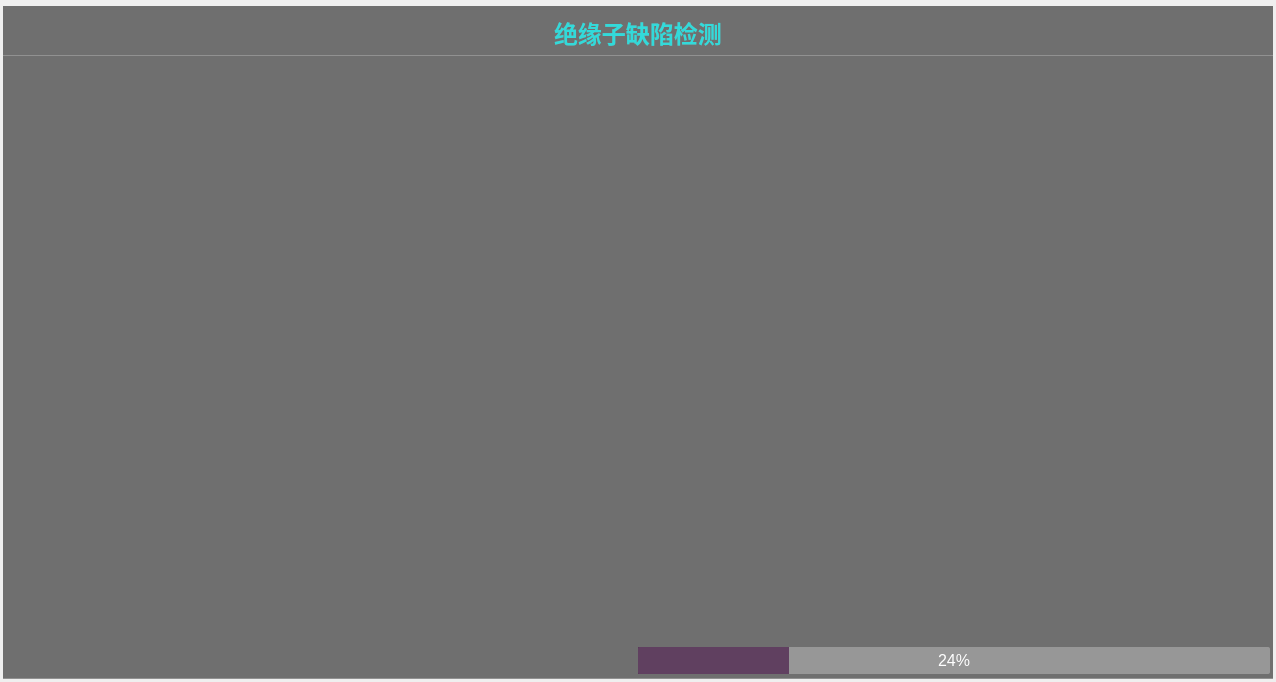
<?xml version="1.0" encoding="UTF-8"?>
<ui version="4.0">
 <class>MainWindow</class>
 <widget class="QMainWindow" name="MainWindow">
  <property name="geometry">
   <rect>
    <x>0</x>
    <y>0</y>
    <width>1276</width>
    <height>682</height>
   </rect>
  </property>
  <property name="windowTitle">
   <string>MainWindow</string>
  </property>
  <widget class="QWidget" name="centralwidget">
   <layout class="QVBoxLayout" name="verticalLayout">
    <property name="spacing">
     <number>0</number>
    </property>
    <property name="leftMargin">
     <number>0</number>
    </property>
    <property name="topMargin">
     <number>0</number>
    </property>
    <property name="rightMargin">
     <number>0</number>
    </property>
    <property name="bottomMargin">
     <number>0</number>
    </property>
    <item>
     <widget class="QGroupBox" name="groupBox">
      <property name="styleSheet">
       <string notr="true">#groupBox{border-image:url(:/image/images/background.jpg);
border: 0px solid #42adff;
border-radius:5px;}</string>
      </property>
      <property name="title">
       <string/>
      </property>
      <layout class="QVBoxLayout" name="verticalLayout_2">
       <property name="spacing">
        <number>0</number>
       </property>
       <property name="leftMargin">
        <number>0</number>
       </property>
       <property name="topMargin">
        <number>0</number>
       </property>
       <property name="rightMargin">
        <number>0</number>
       </property>
       <property name="bottomMargin">
        <number>0</number>
       </property>
       <item>
        <widget class="QGroupBox" name="groupBox_3">
         <property name="minimumSize">
          <size>
           <width>0</width>
           <height>50</height>
          </size>
         </property>
         <property name="maximumSize">
          <size>
           <width>16777215</width>
           <height>50</height>
          </size>
         </property>
         <property name="styleSheet">
          <string notr="true">#groupBox_3{
background-color: rgba(75, 75, 75, 200);
border: 0px solid #42adff;
border-left: 0px solid rgba(29, 83, 185, 255);
border-right: 0px solid rgba(29, 83, 185, 255);
border-bottom: 1px solid rgba(200, 200, 200,100);
;
border-radius:0px;}</string>
         </property>
         <property name="title">
          <string/>
         </property>
         <layout class="QHBoxLayout" name="horizontalLayout_2">
          <property name="spacing">
           <number>0</number>
          </property>
          <property name="leftMargin">
           <number>0</number>
          </property>
          <property name="topMargin">
           <number>0</number>
          </property>
          <property name="rightMargin">
           <number>0</number>
          </property>
          <property name="bottomMargin">
           <number>0</number>
          </property>
          <item>
           <spacer name="horizontalSpacer">
            <property name="orientation">
             <enum>Qt::Horizontal</enum>
            </property>
            <property name="sizeHint" stdset="0">
             <size>
              <width>40</width>
              <height>20</height>
             </size>
            </property>
           </spacer>
          </item>
          <item>
           <widget class="QLabel" name="label">
            <property name="styleSheet">
             <string notr="true">QLabel
{
	font-size: 24px;
	font-family: &quot;Microsoft YaHei&quot;;
	font-weight: bold;
 		border-radius:9px;
		background:rgba(66, 195, 255, 0);
color: rgb(50, 218, 218);
}</string>
            </property>
            <property name="text">
             <string>绝缘子缺陷检测</string>
            </property>
           </widget>
          </item>
          <item>
           <spacer name="horizontalSpacer_2">
            <property name="orientation">
             <enum>Qt::Horizontal</enum>
            </property>
            <property name="sizeHint" stdset="0">
             <size>
              <width>40</width>
              <height>20</height>
             </size>
            </property>
           </spacer>
          </item>
         </layout>
        </widget>
       </item>
       <item>
        <layout class="QHBoxLayout" name="horizontalLayout">
         <property name="spacing">
          <number>0</number>
         </property>
         <item>
          <widget class="QGroupBox" name="groupBox_8">
           <property name="styleSheet">
            <string notr="true">#groupBox_8{
background-color: rgba(75, 75, 75, 200);
border: 0px solid #42adff;
border-radius:0px;}
</string>
           </property>
           <property name="title">
            <string/>
           </property>
           <layout class="QHBoxLayout" name="horizontalLayout_8">
            <property name="spacing">
             <number>0</number>
            </property>
            <property name="leftMargin">
             <number>0</number>
            </property>
            <property name="topMargin">
             <number>0</number>
            </property>
            <property name="rightMargin">
             <number>0</number>
            </property>
            <property name="bottomMargin">
             <number>0</number>
            </property>
            <item>
             <widget class="QLabel" name="input_video">
              <property name="text">
               <string/>
              </property>
             </widget>
            </item>
            <item>
             <widget class="QLabel" name="output_video">
              <property name="styleSheet">
               <string notr="true"/>
              </property>
              <property name="text">
               <string/>
              </property>
             </widget>
            </item>
           </layout>
          </widget>
         </item>
        </layout>
       </item>
       <item>
        <widget class="QGroupBox" name="groupBox_2">
         <property name="minimumSize">
          <size>
           <width>0</width>
           <height>40</height>
          </size>
         </property>
         <property name="maximumSize">
          <size>
           <width>16777215</width>
           <height>40</height>
          </size>
         </property>
         <property name="styleSheet">
          <string notr="true">#groupBox_2{
background-color: rgba(75, 75, 75, 200);
border: 0px solid #42adff;
border-left: 0px solid rgba(29, 83, 185, 255);
border-right: 0px solid rgba(29, 83, 185, 255);
border-bottom: 1px solid rgba(200, 200, 200,100);
;
border-radius:0px;}</string>
         </property>
         <property name="title">
          <string/>
         </property>
         <layout class="QHBoxLayout" name="horizontalLayout_5">
          <property name="spacing">
           <number>0</number>
          </property>
          <property name="leftMargin">
           <number>0</number>
          </property>
          <property name="topMargin">
           <number>0</number>
          </property>
          <property name="rightMargin">
           <number>0</number>
          </property>
          <property name="bottomMargin">
           <number>0</number>
          </property>
          <item>
           <layout class="QHBoxLayout" name="horizontalLayout_3">
            <property name="spacing">
             <number>0</number>
            </property>
            <item>
             <layout class="QHBoxLayout" name="horizontalLayout_4">
              <property name="spacing">
               <number>0</number>
              </property>
              <item>
               <layout class="QHBoxLayout" name="horizontalLayout_6">
                <property name="spacing">
                 <number>0</number>
                </property>
                <item>
                 <widget class="QLabel" name="statistic_label">
                  <property name="text">
                   <string/>
                  </property>
                 </widget>
                </item>
               </layout>
              </item>
              <item>
               <layout class="QHBoxLayout" name="horizontalLayout_10">
                <property name="spacing">
                 <number>0</number>
                </property>
                <item>
                 <widget class="QPushButton" name="fileButton">
                  <property name="styleSheet">
                   <string notr="true">QPushButton {
border-style: solid;
border-width: 0px;
border-radius: 0px;
background-color: rgba(223, 223, 223, 0);
}
QPushButton::focus{outline: none;}
QPushButton::hover {
border-style: solid;
border-width: 0px;
border-radius: 0px;
background-color: rgba(223, 223, 223, 150);}</string>
                  </property>
                  <property name="text">
                   <string/>
                  </property>
                  <property name="icon">
                   <iconset resource="../img.qrc">
                    <normaloff>:/image/images/打开.png</normaloff>:/image/images/打开.png</iconset>
                  </property>
                  <property name="iconSize">
                   <size>
                    <width>25</width>
                    <height>25</height>
                   </size>
                  </property>
                 </widget>
                </item>
                <item>
                 <widget class="QPushButton" name="runButton">
                  <property name="styleSheet">
                   <string notr="true">QPushButton {
border-style: solid;
border-width: 0px;
border-radius: 0px;
background-color: rgba(223, 223, 223, 0);
}
QPushButton::focus{outline: none;}
QPushButton::hover {
border-style: solid;
border-width: 0px;
border-radius: 0px;
background-color: rgba(223, 223, 223, 150);}</string>
                  </property>
                  <property name="text">
                   <string/>
                  </property>
                  <property name="icon">
                   <iconset resource="../img.qrc">
                    <normaloff>:/image/images/运行.png</normaloff>:/image/images/运行.png</iconset>
                  </property>
                  <property name="iconSize">
                   <size>
                    <width>30</width>
                    <height>30</height>
                   </size>
                  </property>
                  <property name="checkable">
                   <bool>true</bool>
                  </property>
                 </widget>
                </item>
                <item>
                 <widget class="QPushButton" name="stopButton">
                  <property name="styleSheet">
                   <string notr="true">QPushButton {
border-style: solid;
border-width: 0px;
border-radius: 0px;
background-color: rgba(223, 223, 223, 0);
}
QPushButton::focus{outline: none;}
QPushButton::hover {
border-style: solid;
border-width: 0px;
border-radius: 0px;
background-color: rgba(223, 223, 223, 150);}</string>
                  </property>
                  <property name="text">
                   <string/>
                  </property>
                  <property name="icon">
                   <iconset resource="../img.qrc">
                    <normaloff>:/image/images/终止.png</normaloff>:/image/images/终止.png</iconset>
                  </property>
                  <property name="iconSize">
                   <size>
                    <width>30</width>
                    <height>30</height>
                   </size>
                  </property>
                 </widget>
                </item>
               </layout>
              </item>
             </layout>
            </item>
            <item>
             <widget class="QProgressBar" name="progressBar">
              <property name="sizePolicy">
               <sizepolicy hsizetype="Minimum" vsizetype="Fixed">
                <horstretch>0</horstretch>
                <verstretch>0</verstretch>
               </sizepolicy>
              </property>
              <property name="styleSheet">
               <string notr="true">QProgressBar{ color: rgb(255, 255, 255); font:12pt; border-radius:2px; text-align:center; border:none; background-color: rgba(215, 215, 215,100);} 
QProgressBar:chunk{ border-radius:0px; background: rgba(80, 40, 80, 200);}</string>
              </property>
              <property name="value">
               <number>24</number>
              </property>
             </widget>
            </item>
           </layout>
          </item>
         </layout>
        </widget>
       </item>
      </layout>
     </widget>
    </item>
   </layout>
  </widget>
 </widget>
 <resources>
  <include location="../img.qrc"/>
 </resources>
 <connections/>
</ui>
